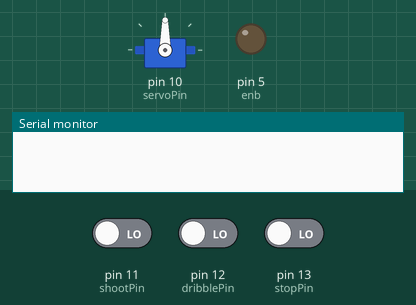
Simulated run of this sketch. Board: Arduino Uno, built with avr-gcc and run on an emulated ATmega328P. On the bench: servo, output pins drawn as LEDs (lit = HIGH), the last lines printed to the serial monitor. Inputs (shaded band) come from the test bench; at power-on: pin 11 (shootPin) LOW, pin 12 (dribblePin) LOW, pin 13 (stopPin) LOW.

Above: at 1.2 s.
1.3 s: pin 11 (shootPin) driven HIGH
At 2.2 s:
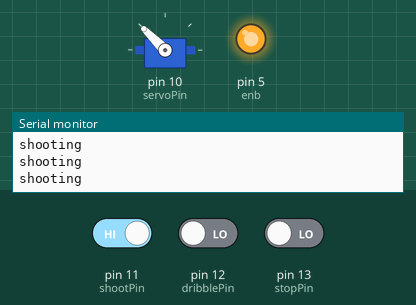
2.8 s: pin 12 (dribblePin) driven HIGH
At 3.9 s:
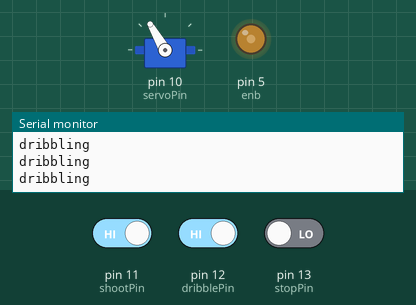
4.3 s: pin 12 (dribblePin) driven LOW
At 4.9 s:
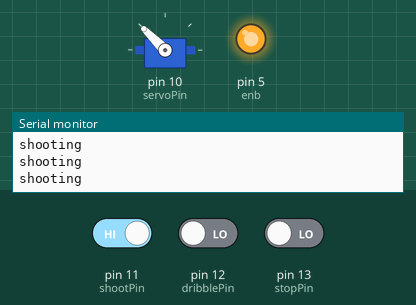
5.8 s: pin 11 (shootPin) driven LOW and pin 13 (stopPin) driven HIGH
At 6.4 s:
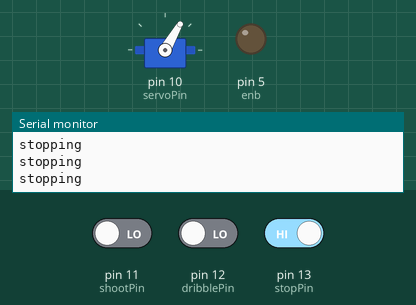
7.3 s: pin 11 (shootPin) driven HIGH
At 8.6 s:
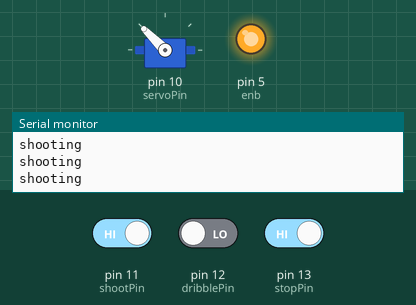
10.3 s: pin 11 (shootPin) driven LOW
At 10.7 s:
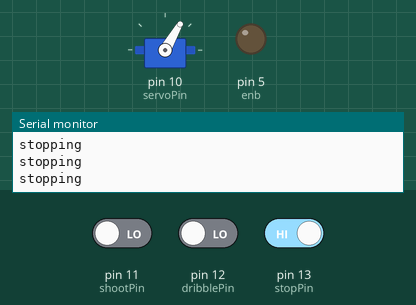
Timing chart, 0 to 12.8 s (numbered marks = the images above; inputs shaded):
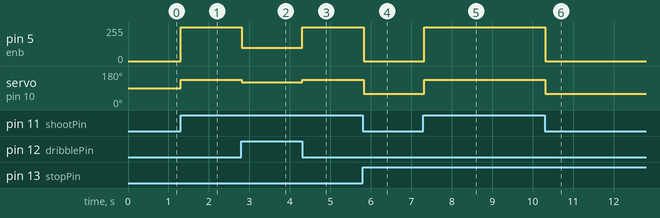

The sketch:

kickerdribblercode25.ino
```cpp
#include <Servo.h>

int in3 = 3;
int in4 = 4;
int enb = 5;
int incomingByte;
int servoPin = 10;
int shootPin = 11;
int dribblePin = 12;
int stopPin = 13;

Servo servo;

void setup() {
  Serial.begin(9600);
  servo.attach(10);
}

void loop() {
  if (digitalRead(dribblePin) == HIGH) {
    Serial.println("dribbling");
    servo.write(120);
    dribble();
  } else if (digitalRead(shootPin) == HIGH) {
    Serial.println("shooting");
    servo.write(135);
    shoot();
  } else if (digitalRead(stopPin) == HIGH) {
    Serial.println("stopping");
    servo.write(60);
    stop();
  }
}

void dribble() {
  digitalWrite(in3, HIGH);
  digitalWrite(in4, LOW);
  analogWrite(enb, 100);

  digitalWrite(servoPin, LOW);
}

void shoot() {
  digitalWrite(in3, LOW);
  digitalWrite(in4, HIGH);
  analogWrite(enb, 255);

  digitalWrite(servoPin, LOW);
}

void stop() {
  digitalWrite(in3, LOW);
  digitalWrite(in4, LOW);
  analogWrite(enb, 0);

  digitalWrite(servoPin, LOW);
}
```

Measured:
- after the input at 1.3 s, pin 5 (enb): 0/255 → 255/255 at once; servo on pin 10 (servoPin): 90° → 135° at once
- after the input at 2.8 s, pin 5 (enb): 255/255 → 100/255 at once; servo on pin 10 (servoPin): 135° → 120° at once
- after the input at 4.3 s, pin 5 (enb): 100/255 → 255/255 at once; servo on pin 10 (servoPin): 120° → 135° at once
- after the input at 5.8 s, pin 5 (enb): 255/255 → 0/255 at once; servo on pin 10 (servoPin): 135° → 60° at once
- after the input at 7.3 s, pin 5 (enb): 0/255 → 255/255 at once; servo on pin 10 (servoPin): 60° → 135° at once
- after the input at 10.3 s, pin 5 (enb): 255/255 → 0/255 at once; servo on pin 10 (servoPin): 135° → 60° at once
